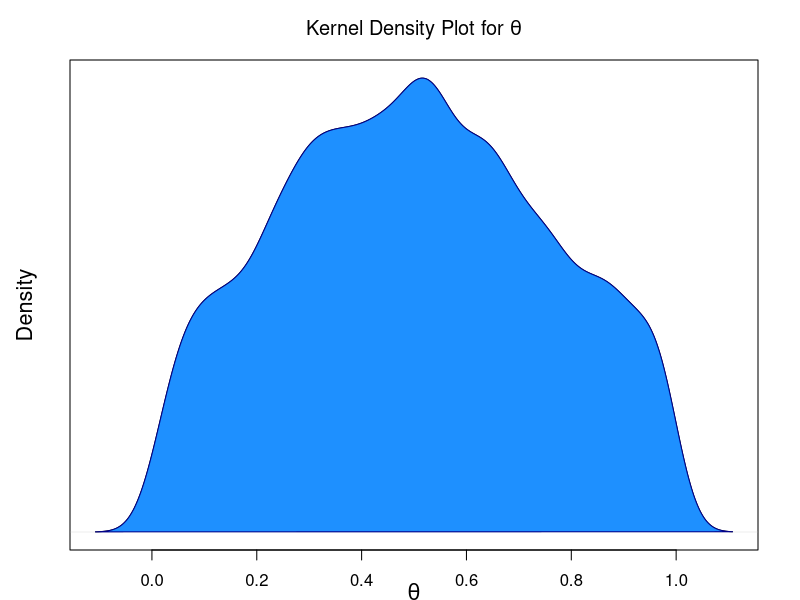

This figure's R source:
## ---- chunk 1
knitr::opts_chunk$set(echo = TRUE)
## ---- chunk 2
set.seed(100)
# choose a cauchy sample for mean
theta_x <- rcauchy(1,location = 0, scale = 1)
theta_x
# generate samples
data_y <- rnorm(n = 1000, mean = theta_x, sd = 1)
## ---- chunk 3
metropolis_algo <- function(samples, theta_start, sd){
  # declarations 
  theta_curr <- theta_start
  # vector of NAs to store sampled parameters 
  posterior_thetas <- rep(NA, times = samples)
  
  for (i in 1:samples){
    # proposal distribution 
    theta_prop <- rnorm(n = 1, mean = theta_curr, sd = sd)
    
    # if proposed parameter is outside range, set to current value. Else keep proposed value
    theta_prop <- ifelse((theta_prop < 0 | theta_prop > 1), theta_curr, theta_prop)
    
    # bayes numerators 
    posterior_prop <- dcauchy(theta_prop, location = 0, scale = 1) * 
      dnorm(data_y, mean = theta_prop, sd = 1) 
    posterior_curr <- dcauchy(theta_curr, location = 0, scale = 1) * 
      dnorm(data_y, mean = theta_curr, sd = 1)
    
    # calculate probability of accepting 
    p_accept_theta_prop <- min(posterior_prop / posterior_curr, 1.0)
    
    rand_unif <- runif(n=1)
    
    # probabilistically accept proposed theta 
    theta_select <- ifelse(p_accept_theta_prop > rand_unif, theta_prop, theta_curr)
    
    posterior_thetas[i] <- theta_select 
    
    # reset theta_curr for the next iteration of the loop 
    theta_curr <- theta_select 
  }
  return(posterior_thetas)
}
## ---- chunk 4
set.seed(999)
posterior_thetas <- metropolis_algo(samples = 10000, theta_start = 0.9, sd = 0.05)
## ---- chunk 5
opar <- par() 
par(mar = c(2.5, 3.5, 3, 2.1), mgp = c(1.7, 1, 0))

d <- density(posterior_thetas)
plot(d, main = expression(paste("Kernel Density Plot for ", theta)), 
     xlab = expression(theta), ylab = "Density", yaxt = "n", cex.lab = 1.3)
polygon(d, col = 'dodgerblue1', border = 'dark blue')
